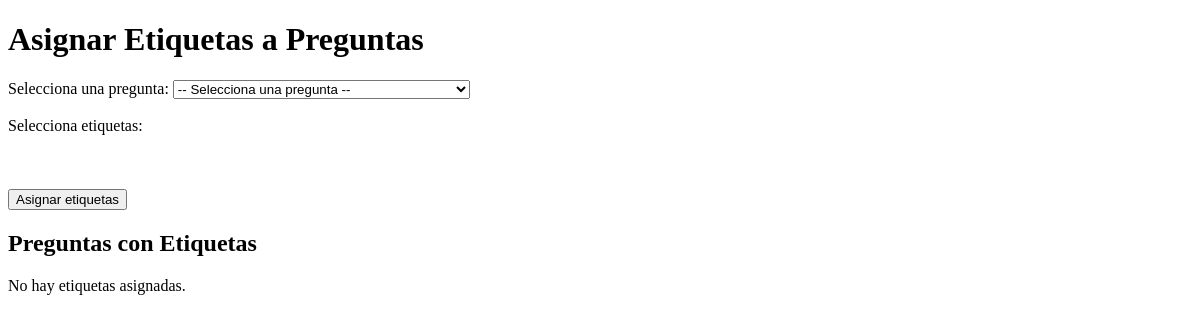
The app's page /etiquetas.php, older data.
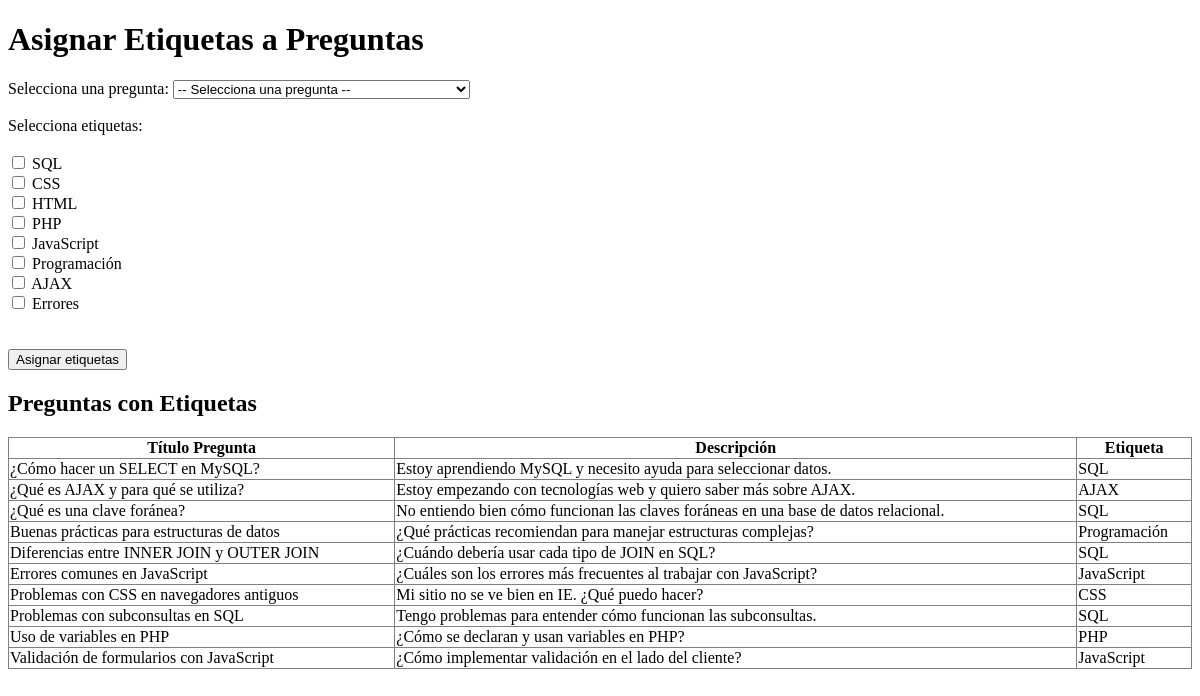
The same page, newer data.
### tables this page shows
CREATE TABLE tbl_etiquetas (
    id_etiqueta INT AUTO_INCREMENT PRIMARY KEY,
    nombre_etiqueta VARCHAR(255) NOT NULL,
    descripcion_etiqueta VARCHAR(255) NULL
);

CREATE TABLE tbl_preguntas (
    id_preguntas INT AUTO_INCREMENT PRIMARY KEY,
    titulo VARCHAR(255) NOT NULL,
    descripcion TEXT NOT NULL, 
    usuario_id INT NOT NULL,
    fecha_publicacion TIMESTAMP DEFAULT CURRENT_TIMESTAMP
);

### etiquetas.php (the view, shortened to what this page needs)
<?php
require_once './php/conexion.php';
try {
    $etiquetasQuery = "SELECT id_etiqueta, nombre_etiqueta FROM tbl_etiquetas";
    $etiquetasStmt = $conexion->query($etiquetasQuery);
    $etiquetas = $etiquetasStmt->fetchAll(PDO::FETCH_ASSOC);
} catch (Exception $e) {
    echo "<p style='color:red;'>Error al cargar preguntas o etiquetas: " . $e->getMessage() . "</p>";
}
?>
<!DOCTYPE html>
<html lang="es">
<head>
</head>
<body>
    <h1>Asignar Etiquetas a Preguntas</h1>
    <form action="" method="POST">
        <label for="pregunta_id">Selecciona una pregunta:</label>
        <select name="pregunta_id" required>
            <option value="">-- Selecciona una pregunta --</option>
        </select>
        <br><br>
        <label for="etiquetas">Selecciona etiquetas:</label><br><br>
        <?php foreach ($etiquetas as $etiqueta): ?>
            <input type="checkbox" name="etiquetas[]" value="<?= htmlspecialchars($etiqueta['id_etiqueta']) ?>" id="etiqueta_<?= htmlspecialchars($etiqueta['id_etiqueta']) ?>">
            <label for="etiqueta_<?= htmlspecialchars($etiqueta['id_etiqueta']) ?>"><?= htmlspecialchars($etiqueta['nombre_etiqueta']) ?></label><br>
        <?php endforeach; ?>
        <br><br>
        <button type="submit">Asignar etiquetas</button>
    </form>
    <h2>Preguntas con Etiquetas</h2>
    <?php
    try {
        $sql2 = "
            SELECT p.titulo, p.descripcion, e.nombre_etiqueta
            FROM tbl_preguntas_etiquetas tpe
            INNER JOIN tbl_preguntas p ON tpe.id_pregunta = p.id_preguntas
            INNER JOIN tbl_etiquetas e ON tpe.id_etiqueta = e.id_etiqueta
            ORDER BY p.titulo, e.nombre_etiqueta
        ";
        $stmt2 = $conexion->prepare($sql2);
        $stmt2->execute();
        $preguntasEtiquetas = $stmt2->fetchAll(PDO::FETCH_ASSOC);
        if (count($preguntasEtiquetas) === 0) {
            echo "<p>No hay etiquetas asignadas.</p>";
        } else {
            echo "<table border='1' style='border-collapse: collapse; width: 100%;'>";
            echo "<thead>
                    <tr>
                        <th>Título Pregunta</th>
                        <th>Descripción</th>
                        <th>Etiqueta</th>
                    </tr>
                  </thead>";
            echo "<tbody>";
            foreach ($preguntasEtiquetas as $pe) {
                echo "<tr>
                        <td>" . htmlspecialchars($pe['titulo']) . "</td>
                        <td>" . htmlspecialchars($pe['descripcion']) . "</td>
                        <td>" . htmlspecialchars($pe['nombre_etiqueta']) . "</td>
                      </tr>";
            }
            echo "</tbody>";
            echo "</table>";
        }
    } catch (Exception $e) {
        echo "<p style='color:red;'>Error al cargar preguntas con etiquetas: " . $e->getMessage() . "</p>";
    }
    ?>
</body>
</html>

Row changes from the older to the newer data that the page shows:
added tbl_etiquetas: nombre_etiqueta "SQL"
added tbl_etiquetas: nombre_etiqueta "CSS"
added tbl_etiquetas: nombre_etiqueta "HTML"
added tbl_etiquetas: nombre_etiqueta "PHP"
added tbl_etiquetas: nombre_etiqueta "JavaScript"
added tbl_etiquetas: nombre_etiqueta "Programación"
added tbl_etiquetas: nombre_etiqueta "AJAX"
added tbl_etiquetas: nombre_etiqueta "Errores"
now on this page (row edited): tbl_preguntas: titulo "¿Cómo hacer un SELECT en MySQL?", descripcion "Estoy aprendiendo MySQL y necesito ayuda para seleccionar datos.", tbl_etiquetas.nombre_etiqueta "SQL"
now on this page (row unchanged): tbl_preguntas: titulo "¿Qué es AJAX y para qué se utiliza?", descripcion "Estoy empezando con tecnologías web y quiero saber más sobre AJAX.", tbl_etiquetas.nombre_etiqueta "AJAX"
now on this page (row unchanged): tbl_preguntas: titulo "¿Qué es una clave foránea?", descripcion "No entiendo bien cómo funcionan las claves foráneas en una base de datos relacional.", tbl_etiquetas.nombre_etiqueta "SQL"
now on this page (row unchanged): tbl_preguntas: titulo "Buenas prácticas para estructuras de datos", descripcion "¿Qué prácticas recomiendan para manejar estructuras complejas?", tbl_etiquetas.nombre_etiqueta "Programación"
now on this page (row unchanged): tbl_preguntas: titulo "Diferencias entre INNER JOIN y OUTER JOIN", descripcion "¿Cuándo debería usar cada tipo de JOIN en SQL?", tbl_etiquetas.nombre_etiqueta "SQL"
now on this page (row unchanged): tbl_preguntas: titulo "Errores comunes en JavaScript", descripcion "¿Cuáles son los errores más frecuentes al trabajar con JavaScript?", tbl_etiquetas.nombre_etiqueta "JavaScript"
now on this page (row unchanged): tbl_preguntas: titulo "Problemas con CSS en navegadores antiguos", descripcion "Mi sitio no se ve bien en IE. ¿Qué puedo hacer?", tbl_etiquetas.nombre_etiqueta "CSS"
now on this page (row unchanged): tbl_preguntas: titulo "Problemas con subconsultas en SQL", descripcion "Tengo problemas para entender cómo funcionan las subconsultas.", tbl_etiquetas.nombre_etiqueta "SQL"
now on this page (row unchanged): tbl_preguntas: titulo "Uso de variables en PHP", descripcion "¿Cómo se declaran y usan variables en PHP?", tbl_etiquetas.nombre_etiqueta "PHP"
now on this page (row unchanged): tbl_preguntas: titulo "Validación de formularios con JavaScript", descripcion "¿Cómo implementar validación en el lado del cliente?", tbl_etiquetas.nombre_etiqueta "JavaScript"
Text that changed along with them:
text no longer shown: "No hay etiquetas asignadas."
text now shown: "Título Pregunta Descripción Etiqueta"
